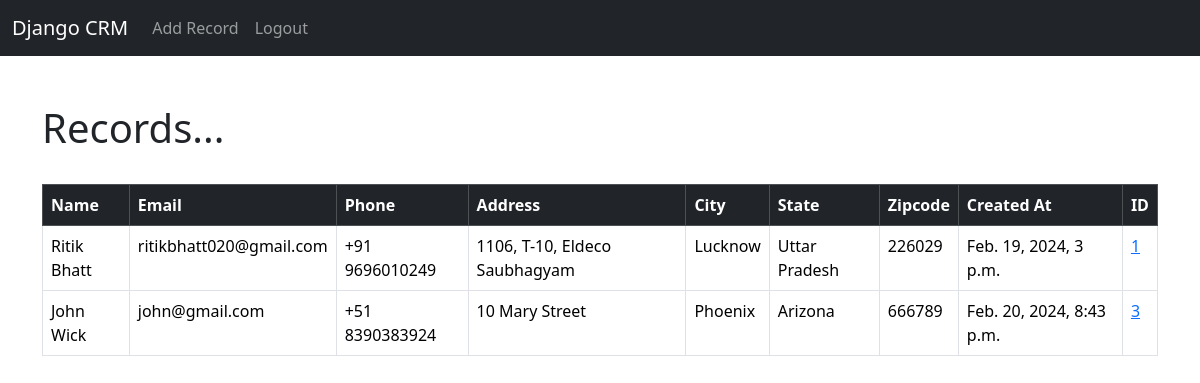
The app's page / (signed in), older data.
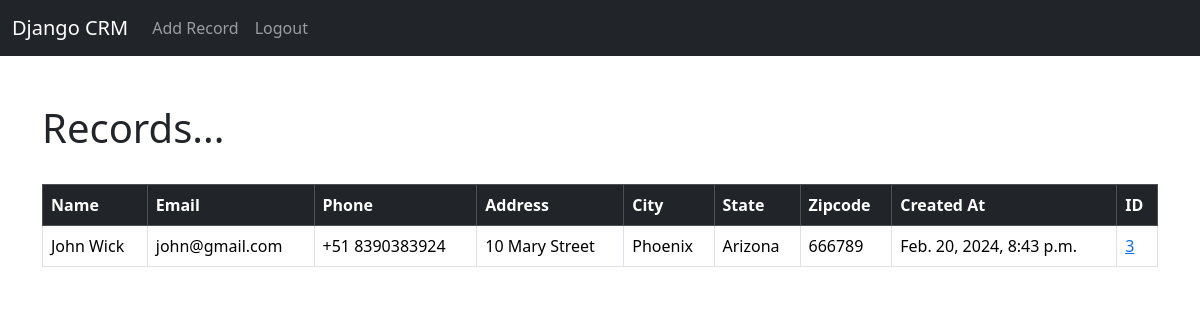
The same page, newer data.
### website/models.py (models this page shows, shortened)
class Record(models.Model):
    created_at = models.DateTimeField(auto_now_add=True)
    first_name = models.CharField(max_length=50)
    last_name = models.CharField(max_length=50)
    email = models.CharField(max_length=100)
    phone = models.CharField(max_length=15)
    address = models.CharField(max_length=100)
    city = models.CharField(max_length=50)
    state = models.CharField(max_length=50)
    zipcode = models.CharField(max_length=20)

### website/views.py (the view)
# urls.py: 2. Add a URL to urlpatterns:  path('', views.home, name='home')
def home(request):
    records = Record.objects.all()
    if request.method == 'POST':
        username = request.POST['username']
        password = request.POST['password']
        user = authenticate(request, username=username, password=password)
        if user is not None:
            login(request, user)
            messages.success(request, "You have been Logged In!")
            return redirect('home')
        else:
            messages.success(request, "There was an Error Loggin in, please try again...")
            return redirect('home')
    else:
        return render(request, 'website/home.html', {'records': records})

### website/templates/website/home.html (shortened to what this page needs)
{% extends "website/base.html" %}
{% block content %}
{% if user.is_authenticated %}
<h1>Records...</h1>
<table class="table table-hover table-bordered">
    <thead class="table-dark">
      <tr>
        <th scope="col">Name</th>
        <th scope="col">Email</th>
        <th scope="col">Phone</th>
        <th scope="col">Address</th>
        <th scope="col">City</th>
        <th scope="col">State</th>
        <th scope="col">Zipcode</th>
        <th scope="col">Created At</th>
        <th scope="col">ID</th>
      </tr>
    </thead>
    <tbody>
        {% if records %}
        {% for record in records %}
          <tr style="cursor: pointer;" onclick="window.location='{% url 'record' record.id %}'">
            <td>{{ record.first_name }} {{ record.last_name }} </td>
            <td>{{ record.email }} </td>
            <td>{{ record.phone }} </td>
            <td>{{ record.address }} </td>
            <td>{{ record.city }} </td>
            <td>{{ record.state }} </td>
            <td>{{ record.zipcode }} </td>
            <td>{{ record.created_at }} </td>
            <td><a href="{% url "record" record.id %}"> {{ record.id }} </a></td>
          </tr>
        {% endfor %}
    {% endif %}
    </tbody>
</table>
{% endif %}
{% endblock  %}

### website/templates/website/base.html (shortened to what this page needs)
<!DOCTYPE html>
<html lang="en">
  <head>
    <link
      href="https://cdn.jsdelivr.net/npm/bootstrap@5.3.2/dist/css/bootstrap.min.css"
      rel="stylesheet"
    />
  </head>
  <body>
    {% include "website/navbar.html" %}
    <div class="container">
        {% block content %} {% endblock %}
    </div>
  </body>
</html>

### website/templates/website/navbar.html (shortened to what this page needs)
<nav class="navbar navbar-expand-lg navbar-dark bg-dark">
    <div class="container-fluid">
      <a class="navbar-brand" href="{% url "home" %}">Django CRM</a>
      <div class="collapse navbar-collapse" id="navbarSupportedContent">
        <ul class="navbar-nav me-auto mb-2 mb-lg-0">
          {% if user.is_authenticated %}
          <li class="nav-item">
            <a class="nav-link" href="{% url "add_record" %}">Add Record</a>
          </li>
          <li class="nav-item">
            <a class="nav-link" href="{% url "logout" %}">Logout</a>
          </li>
          {% endif %}
        </ul>
      </div>
    </div>
  </nav>

Row changes from the older to the newer data that the page shows:
removed Record: first_name "Ritik", last_name "Bhatt", email "ritikbhatt020@gmail.com", phone "+91 9696010249", address "1106, T-10, Eldeco Saubhagyam", city "Lucknow", state "Uttar Pradesh", zipcode "226029", created_at "Feb. 19, 2024, 3 p.m.", id "1"
